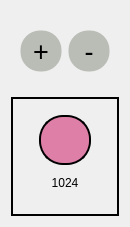
<?xml version="1.0" encoding="UTF-8"?>
<ui version="4.0">
 <class>Form</class>
 <widget class="QWidget" name="Form">
  <property name="geometry">
   <rect>
    <x>0</x>
    <y>0</y>
    <width>126</width>
    <height>227</height>
   </rect>
  </property>
  <property name="windowTitle">
   <string>Form</string>
  </property>
  <property name="styleSheet">
   <string notr="true">QPushButton {
 border-style: solid  ;
 border-width:1px;
 border-radius:20px;
 max-width:40px;
 max-height:40px;
 min-width:40px;
 min-height:40px;
background-color:rgb(186, 189, 182)
}

QPushButton:hover {
    background: qradialgradient(
        cx: 0.3, cy: -0.4, fx: 0.3, fy: -0.4,
        radius: 1.35, stop: 0 #fff, stop: 1 #bbb
        );
    }

QPushButton:pressed {
    border-style: inset;
    background: qradialgradient(
        cx: 0.4, cy: -0.1, fx: 0.4, fy: -0.1,
        radius: 1.35, stop: 0 #fff, stop: 1 #ddd
        );
    }</string>
  </property>
  <layout class="QVBoxLayout" name="verticalLayout_2">
   <item>
    <widget class="QWidget" name="widget" native="true">
     <property name="maximumSize">
      <size>
       <width>16777215</width>
       <height>80</height>
      </size>
     </property>
     <layout class="QHBoxLayout" name="horizontalLayout">
      <item>
       <widget class="QPushButton" name="pushButton">
        <property name="font">
         <font>
          <pointsize>20</pointsize>
         </font>
        </property>
        <property name="styleSheet">
         <string notr="true">
</string>
        </property>
        <property name="text">
         <string>+</string>
        </property>
       </widget>
      </item>
      <item>
       <widget class="QPushButton" name="pushButton_2">
        <property name="font">
         <font>
          <pointsize>20</pointsize>
         </font>
        </property>
        <property name="styleSheet">
         <string notr="true">
</string>
        </property>
        <property name="text">
         <string>-</string>
        </property>
       </widget>
      </item>
     </layout>
    </widget>
   </item>
   <item>
    <widget class="QWidget" name="widget_4" native="true">
     <property name="styleSheet">
      <string notr="true">border-width: 2px;
border-color: black;
border-style: solid;
</string>
     </property>
     <layout class="QHBoxLayout" name="horizontalLayout_2">
      <item>
       <widget class="QWidget" name="widget_5" native="true">
        <property name="minimumSize">
         <size>
          <width>60</width>
          <height>0</height>
         </size>
        </property>
        <property name="maximumSize">
         <size>
          <width>70</width>
          <height>16777215</height>
         </size>
        </property>
        <property name="layoutDirection">
         <enum>Qt::LeftToRight</enum>
        </property>
        <property name="styleSheet">
         <string notr="true">border-style: none;</string>
        </property>
        <layout class="QVBoxLayout" name="verticalLayout">
         <property name="leftMargin">
          <number>9</number>
         </property>
         <item>
          <widget class="QWidget" name="widget_3" native="true">
           <layout class="QVBoxLayout" name="verticalLayout_3">
            <property name="spacing">
             <number>2</number>
            </property>
            <property name="leftMargin">
             <number>0</number>
            </property>
            <property name="topMargin">
             <number>0</number>
            </property>
            <property name="rightMargin">
             <number>0</number>
            </property>
            <property name="bottomMargin">
             <number>0</number>
            </property>
            <item>
             <widget class="QWidget" name="widget_2" native="true">
              <property name="sizePolicy">
               <sizepolicy hsizetype="Preferred" vsizetype="Preferred">
                <horstretch>0</horstretch>
                <verstretch>0</verstretch>
               </sizepolicy>
              </property>
              <property name="minimumSize">
               <size>
                <width>50</width>
                <height>50</height>
               </size>
              </property>
              <property name="maximumSize">
               <size>
                <width>100000</width>
                <height>50</height>
               </size>
              </property>
              <property name="styleSheet">
               <string notr="true">border-color: black;
border-style: solid;
border-width:2px;
background-color: rgb(222, 127, 168);
border-radius:24px;</string>
              </property>
             </widget>
            </item>
            <item>
             <widget class="QLabel" name="label">
              <property name="text">
               <string>1024</string>
              </property>
              <property name="alignment">
               <set>Qt::AlignCenter</set>
              </property>
             </widget>
            </item>
           </layout>
          </widget>
         </item>
        </layout>
       </widget>
      </item>
     </layout>
    </widget>
   </item>
  </layout>
 </widget>
 <resources/>
 <connections/>
</ui>
